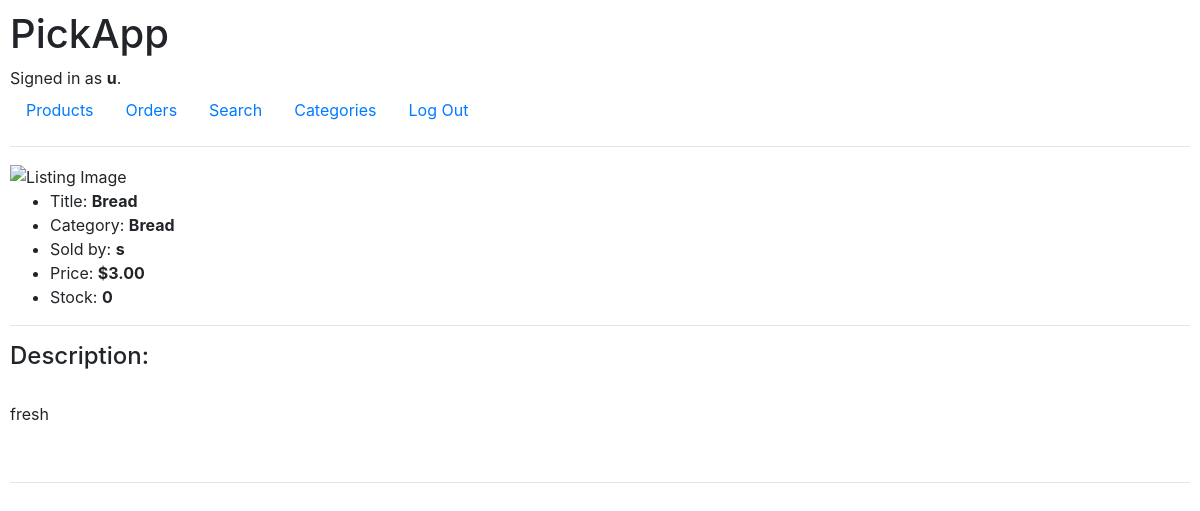
Page /order/2 (signed in) on the committed database.
### PickAppDemo/models.py (models this page shows, shortened)
class User(AbstractUser):
    is_customer = models.BooleanField('customer_status', default=False)
    is_store = models.BooleanField('store_status', default=False)

class Listing(models.Model):
    store = models.ForeignKey(Store, on_delete=models.CASCADE)
    title = models.CharField(max_length=128)
    image = models.URLField()
    content = models.TextField(max_length=512)
    price = models.DecimalField(max_digits=10, decimal_places=2, default=0)
    stock = models.DecimalField(max_digits=10, decimal_places=0, default=0)
    category = models.CharField(max_length=128)
    active = models.BooleanField(default=True)

class Store(models.Model):
    user = models.OneToOneField(User, on_delete=models.CASCADE)
    location = models.CharField(max_length=128)
    logo = models.URLField()

### PickAppDemo/views.py (the view, shortened to what this page needs)
# urls.py: path("order/<int:pid>", views.view_listing, name="order"),
def view_listing(request, pid):
    listing = Listing.objects.get(pk=pid)
    return render(request, "PickAppDemo/listing.html", {
        "listing": listing,
    })

### PickAppDemo/templates/PickAppDemo/listing.html (shortened to what this page needs)
{% extends "PickAppDemo/layout.html" %}
{% block body %}
    <img src="{{ listing.image }}" alt="Listing Image" height="300px">
    <ul>
        <li>Title: <strong>{{ listing.title }}</strong></li>
        <li>Category: <strong>{{ listing.category }}</strong></li>
        <li>Sold by: <strong>{{ listing.store.user }}</strong></li>
        <li>Price: <strong>${{ listing.price }}</strong></li>
        <li>Stock: <strong>{{ listing.stock }}</strong></li>
    </ul>
    <hr>
    <h4>Description:</h4><br>
    <p>{{ listing.content }}</p>
    <br>
    <hr>
{% endblock %}

### PickAppDemo/templates/PickAppDemo/layout.html (shortened to what this page needs)
{% load static %}
<!DOCTYPE html>
<html lang="en">
<head>
    <link rel="stylesheet" href="https://stackpath.bootstrapcdn.com/bootstrap/4.4.1/css/bootstrap.min.css"
>
    <link href="{% static 'PickAppDemo/styles.css' %}" rel="stylesheet">
</head>
<body>
<h1>PickApp</h1>
<div>
    {% if user.is_authenticated %}
        Signed in as <strong>{{ user.username }}</strong>.
    {% else %}
        Not signed in.
    {% endif %}
</div>
<ul class="nav">
    <li class="nav-item">
        <a class="nav-link" href="{% url 'index' %}">Products</a>
    </li>
    {% if user.is_authenticated %}
        <li class="nav-item">
            <a class="nav-link" href="{% url 'orders' %}">Orders</a>
        </li>
        <li class="nav-item">
            <a class="nav-link" href="{% url 'search' %}">Search</a>
        </li>
        <li class="nav-item">
            <a class="nav-link" href="{% url 'categories' %}">Categories</a>
        </li>
        <li class="nav-item">
            <a class="nav-link" href="{% url 'logout' %}">Log Out</a>
        </li>
    {% endif %}
</ul>
<hr>
{% block body %}
{% endblock %}
</body>
</html>

### PickAppDemo/static/PickAppDemo/styles.css (style rules this page uses)
body { margin:10px; }

### rows in the picture
User: username "u"
Listing: title "Bread", category "Bread", store.user "s", price "3.00", stock "0", content "fresh"
